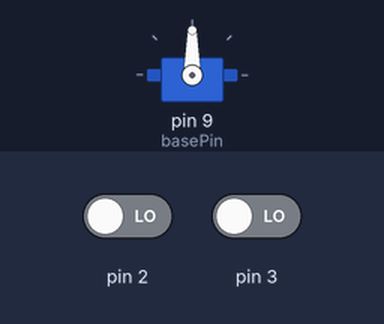
A sketch run on a simulated Arduino Uno, built with avr-gcc and run on an emulated ATmega328P. Parts: servo. Inputs (shaded band) come from the test bench; at power-on: pin 2 LOW, pin 3 LOW.

Above: at 1.2 s.
1.3 s: pin 2 driven HIGH
At 1.8 s:
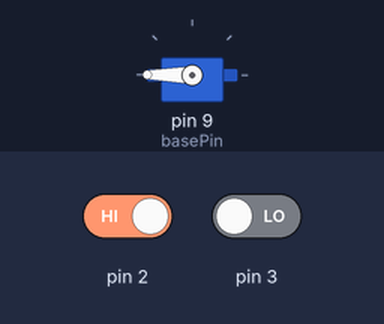
2.8 s: pin 2 driven LOW and pin 3 driven HIGH
At 4.1 s:
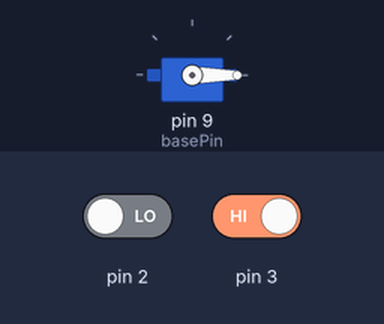
Timing chart, 0 to 5.8 s (numbered marks = the images above; inputs shaded):
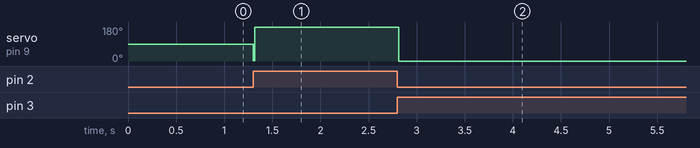

Measured:
- after the input at 1.3 s, servo on pin 9 (basePin): 90° → 180° at once
- after the input at 2.8 s, servo on pin 9 (basePin): 180° → 0° at once

The sketch:

Lesson_3_Challenge2_Increment.ino
```cpp
#include <Servo.h>

//Button status
bool button1;
bool button2;

//Servo Pin Variables
int basePin = 9;

//Variables for Initial Servo Positions - you may want to modify these values depending on how the arm was built
float basePosition = 0;

Servo base;

void setup() {
  pinMode(basePin, OUTPUT);
  pinMode(2, INPUT);
  pinMode(3, INPUT);

  base.attach(basePin);
}

void loop() {
   button1 = digitalRead(2); // checks if button 1 is pressed
   button2 = digitalRead(3);  //checks if button 2 is pressed

  if (button1 == HIGH) {    //This is a case statement.  We are asking the code to compare two values.  If the comparison is TRUE, exectue the code in the { brackets }.  If FALSE, the { bracket } code is skipped, and the next if statement is checked.
       if (basePosition < 180) { //First, we need to make sure we do not over-rotate our servo, so we only run the code below if its position is less than 180
          basePosition++;         //Add '1' to our basePosition variable.  This is known as incrementing.
          base.write(basePosition); //Now we tell the base servo to move to the new servo position.
    }
  }

  else if (button2 == HIGH) {
       if (basePosition > 0) {
          basePosition--;         //This subtracts '1' from our basePosition variable, called decrementing.  We use this to rotate our base servo in the oppostie direction.
          base.write(basePosition);
     }
  }


}
```
